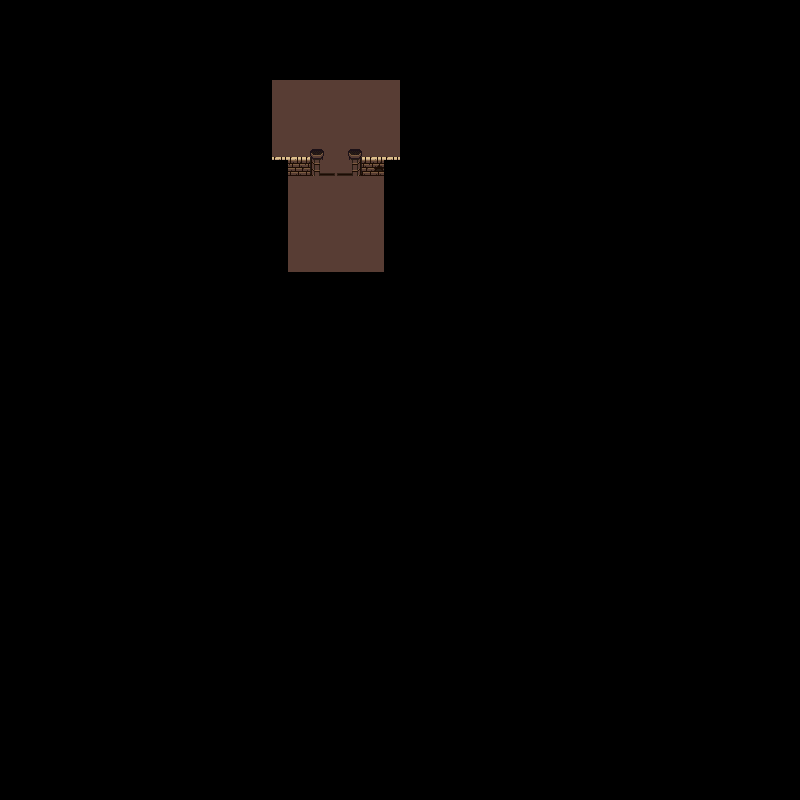

This is a level from a 2D game, rendered from its Tiled map with the project's own tilesets. A one-line summary and the map file follow, with tile-layer data summarised:
An orthogonal 50x50 tile map with 16x16 px tiles, 4 tile layers (background, floor, walls, decoration) and 1 object (playerSpawn).

<map version="1.0" tiledversion="1.1.5" orientation="orthogonal" renderorder="left-down" width="50" height="50" tilewidth="16" tileheight="16" infinite="0" nextobjectid="3">
 <tileset firstgid="1" source="../../tilesets/PixelDungeonTileset.tsx" />
 <layer name="background" width="50" height="50">
  <data>[2500 cells, 0 non-empty, 0 distinct tile ids]</data>
 </layer>
 <layer name="floor" width="50" height="50">
  <data>[2500 cells, 78 non-empty, 2 distinct tile ids]</data>
 </layer>
 <layer name="walls" width="50" height="50">
  <data>[2500 cells, 4 non-empty, 4 distinct tile ids]</data>
 </layer>
 <layer name="decoration" width="50" height="50">
  <data>[2500 cells, 8 non-empty, 5 distinct tile ids]</data>
 </layer>
 <objectgroup color="#ff9500" name="blocks" />
 <objectgroup color="#ff0000" name="traps" />
 <objectgroup color="#000000" name="collision" />
 <objectgroup color="#ffffff" name="points">
  <object id="2" name="playerSpawn" x="320" y="224" width="16" height="16" />
 </objectgroup>
 <objectgroup color="#04ff00" name="puzzle" />
 <objectgroup color="#002eff" name="doors" />
</map>
